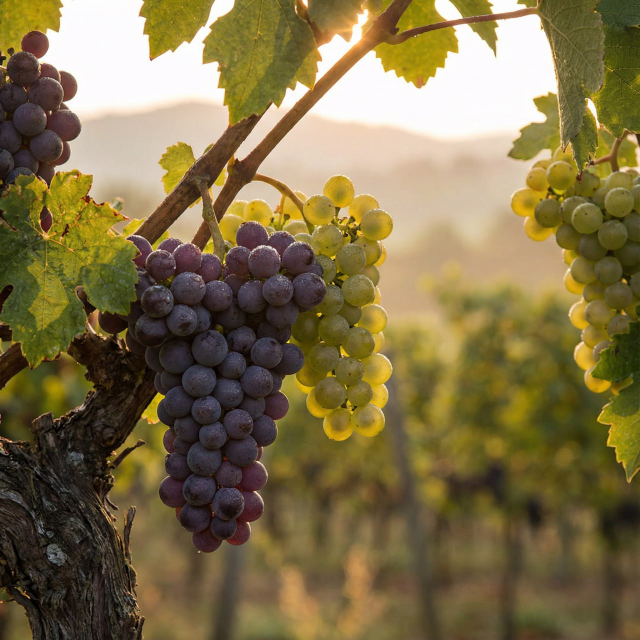
#> input picture aerospect-deployed-live/images/contact-vineyard.jpg, 1280 x 1280 px (shown at 1/2 size)
$ python -i build_seed_dataset.py   (imports and definitions only)
#> lines starting #> are read from the running program, lines starting #| are printed output that depends on the picture; after the words box and inside, x2 and y2 are one past the last pixel; in counts of white or black regions, pixels touching at a corner belong together
#> further down, picture is the input picture: shape (1280, 1280, 3); mean B, G, R 73.1, 112.6, 127.7
import argparse
import csv
import random
import shutil
from pathlib import Path

import cv2
import numpy as np


def ensure_dir(path: Path):
    path.mkdir(parents=True, exist_ok=True)


# [5 lines left out: function clear_dir, not called in this run]


def detect_cluster_boxes(image):
    hsv = cv2.cvtColor(image, cv2.COLOR_BGR2HSV)
#> hsv: shape (1280, 1280, 3); mean H, S, V 36.9, 123.5, 128.3
    h, w = image.shape[:2]
#> h = 1280; w = 1280

    red_mask = cv2.inRange(hsv, np.array([0, 40, 10]), np.array([20, 255, 150]))
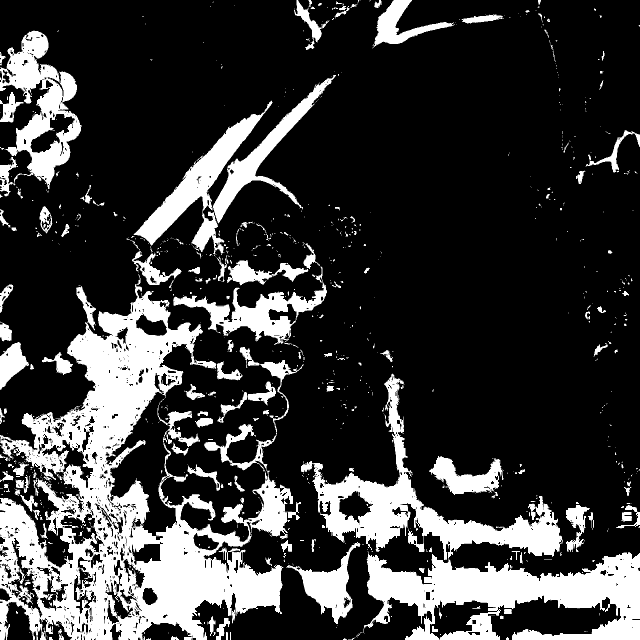
#> red_mask: shape (1280, 1280) (shown at 1/2 size); 22.8% white; 978 white regions (795 under 20 px), largest, box (x1, y1, x2, y2) and area: (0, 548, 607, 1280) 163015, (602, 747, 1280, 1280) 90248, (0, 61, 163, 393) 21647
    purple_mask = cv2.inRange(hsv, np.array([100, 25, 10]), np.array([179, 255, 170]))
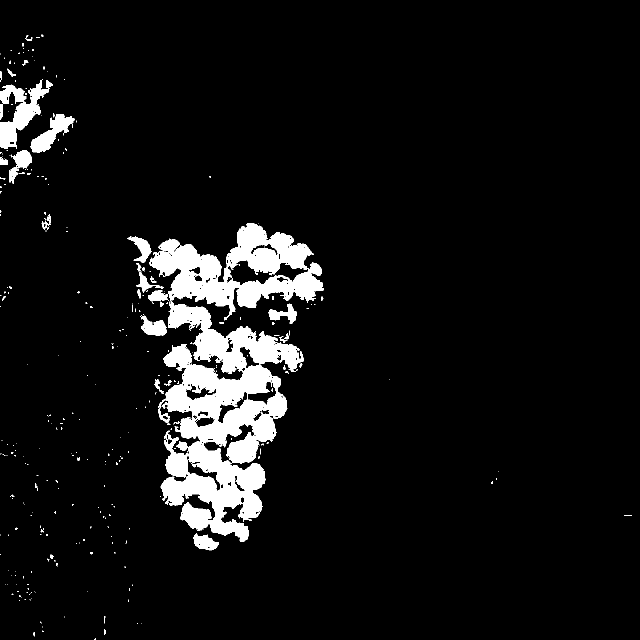
#> purple_mask: shape (1280, 1280) (shown at 1/2 size); 7% white; 345 white regions (298 under 20 px), largest, box (x1, y1, x2, y2) and area: (316, 603, 607, 1084) 65683, (298, 446, 648, 641) 29694, (0, 158, 106, 298) 5879
    dark_mask = cv2.inRange(hsv, np.array([0, 30, 0]), np.array([179, 255, 95]))
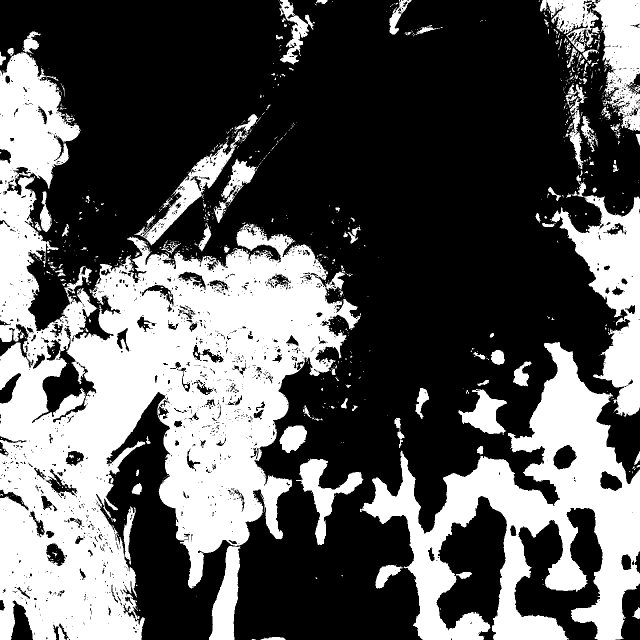
#> dark_mask: shape (1280, 1280) (shown at 1/2 size); 36% white; 950 white regions (807 under 20 px), largest, box (x1, y1, x2, y2) and area: (0, 96, 722, 1280) 358153, (720, 684, 1280, 1280) 123161, (1103, 350, 1280, 833) 31649
    mask = cv2.bitwise_or(cv2.bitwise_or(red_mask, purple_mask), dark_mask)
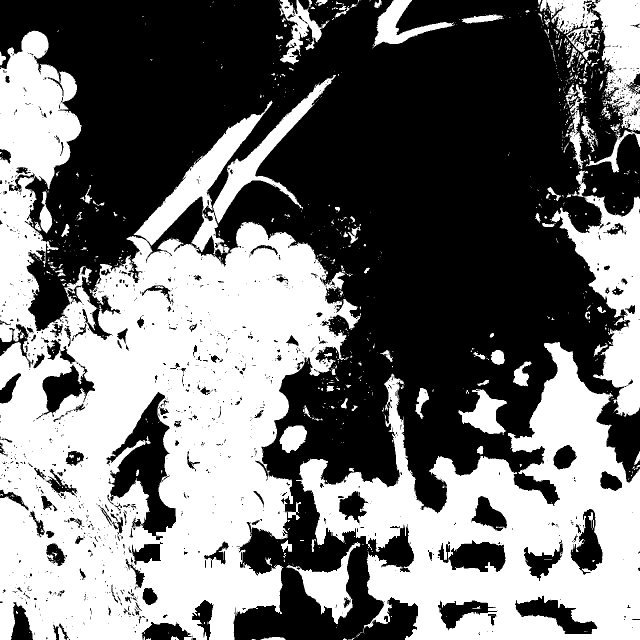
#> mask: shape (1280, 1280) (shown at 1/2 size); 45.2% white; 987 white regions (829 under 20 px), largest, box (x1, y1, x2, y2) and area: (0, 61, 722, 1280) 445652, (592, 684, 1280, 1280) 186173, (1103, 340, 1280, 833) 31909

    kernel = np.ones((5, 5), np.uint8)
    mask = cv2.morphologyEx(mask, cv2.MORPH_OPEN, kernel, iterations=1)
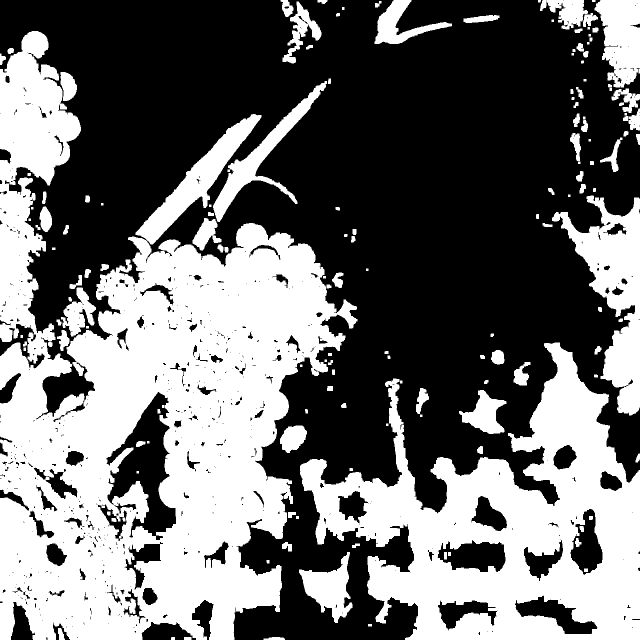
#> mask: shape (1280, 1280) (shown at 1/2 size); 43.3% white; 153 white regions, largest, box (x1, y1, x2, y2) and area: (0, 62, 715, 1280) 409883, (600, 685, 1280, 1280) 182734, (1104, 391, 1280, 831) 30387
    mask = cv2.morphologyEx(mask, cv2.MORPH_CLOSE, kernel, iterations=2)
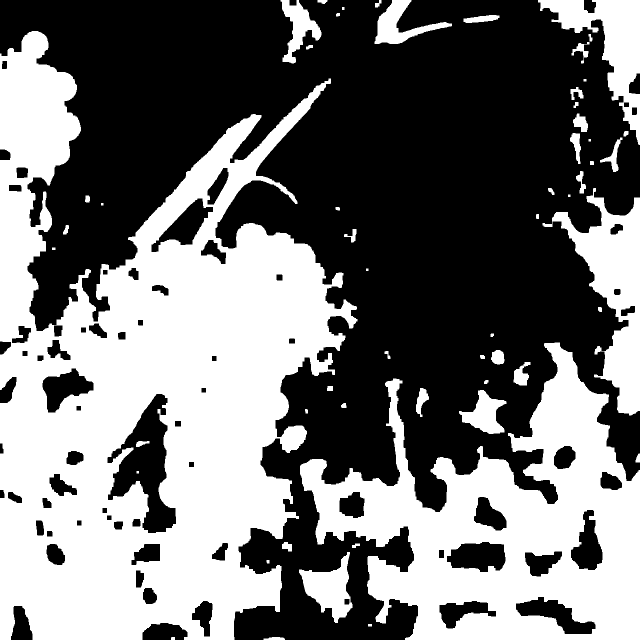
#> mask: shape (1280, 1280) (shown at 1/2 size); 45.1% white; 56 white regions, largest, box (x1, y1, x2, y2) and area: (0, 62, 715, 1280) 470191, (600, 685, 1280, 1280) 186949, (1085, 376, 1280, 831) 31921

    num_labels, labels, stats, _ = cv2.connectedComponentsWithStats(mask, connectivity=8)
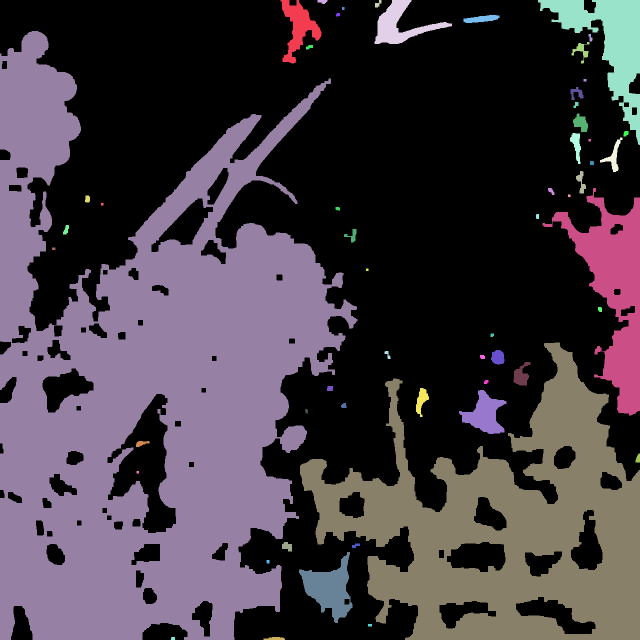
#> labels: shape (1280, 1280) int32 (shown at 1/2 size); 57 distinct labels, from 0 to 56; one colour per label, 0 black
#> num_labels = 57; stats = 57 rows, first 6: [0, 0, 1280, 1280, 899126], [561, 0, 82, 127, 4326], [635, 0, 20, 8, 117], [750, 0, 13, 15, 109], [749, 0, 155, 88, 4975], [1076, 0, 204, 290, 19748]
    boxes = []
    for i in range(1, num_labels):
        x, y, bw, bh, area = stats[i]
        touches_border = x <= 1 or y <= 1 or x + bw >= w - 1 or y + bh >= h - 1
        if touches_border:
            continue
        if area < 1500 or bw < 40 or bh < 40:
            continue
        aspect = bw / max(1, bh)
        if aspect < 0.2 or aspect > 4.0:
            continue
        pad_x = max(8, int(bw * 0.08))
        pad_y = max(8, int(bh * 0.08))
        x1 = max(0, x - pad_x)
        y1 = max(0, y - pad_y)
        x2 = min(w, x + bw + pad_x)
        y2 = min(h, y + bh + pad_y)
        boxes.append((x1, y1, x2, y2))
#> this loop made 56 passes
#> (x, y, bw, bh, area, touches_border) on passes 1 to 12: (561, 0, 82, 127, 4326, True), (635, 0, 20, 8, 117, True), (750, 0, 13, 15, 109, True), (749, 0, 155, 88, 4975, True), (1076, 0, 204, 290, 19748, True), (684, 14, 5, 6, 30, False), (672, 26, 8, 7, 50, False), (927, 30, 72, 16, 747, False), (0, 62, 715, 1218, 470191, True), (1177, 68, 8, 15, 77, False), (1143, 84, 36, 43, 488, False), (612, 90, 14, 9, 89, False)
#> (x, y, bw, bh, area, touches_border, aspect, pad_x) on passes 44, 52: (918, 780, 95, 88, 4186, False, 1.08, 8), (598, 1104, 107, 142, 7196, False, 0.754, 8)
#> after the loop, boxes = [(910, 772, 1021, 876), (590, 1093, 713, 1257)]

    return sorted(boxes, key=lambda b: (b[0], b[1]))


# [115 lines left out: functions count_visible_berries, yolo_line, main, not called in this run]


# [2 lines not run here, left out]

>>> import cv2
>>> picture = cv2.imread('../aerospect-deployed-live/images/contact-vineyard.jpg')
>>> result = detect_cluster_boxes(picture)
#> result = [(590, 1093, 713, 1257), (910, 772, 1021, 876)]

$ run again, on aerospect-deployed-live/images/sample-rgb.jpg
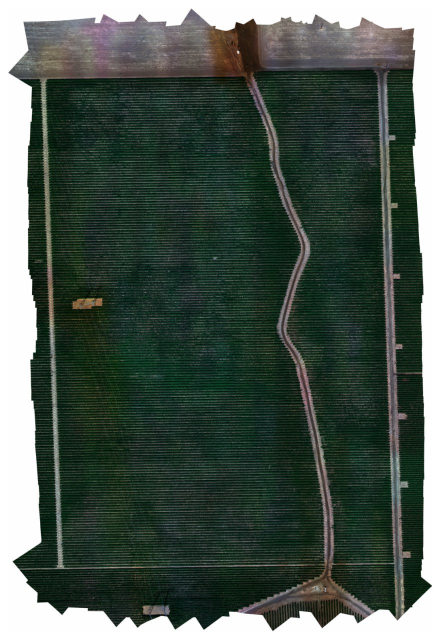
#> input picture aerospect-deployed-live/images/sample-rgb.jpg, 881 x 1280 px (shown at 1/2 size)
#> picture is the input picture: shape (1280, 881, 3); mean B, G, R 81.1, 89.5, 77
#> hsv: shape (1280, 881, 3); mean H, S, V 59.4, 95.5, 90.8
#> in detect_cluster_boxes, `red_mask = cv2.inRange(hsv, np.array([0, 40, 10]), np.array([20, 255, ..`:
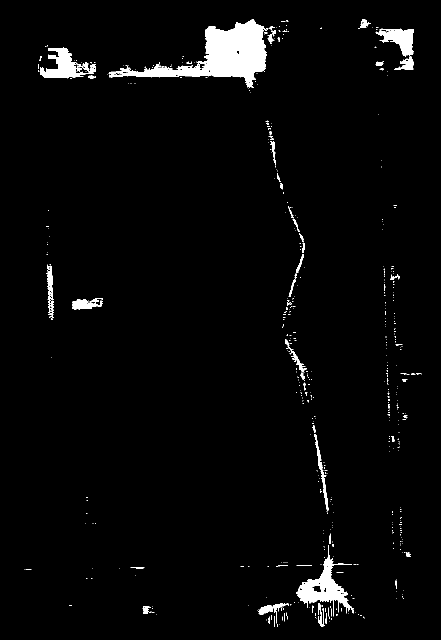
#> red_mask: shape (1280, 881) (shown at 1/2 size); 2.9% white; 530 white regions (471 under 20 px), largest, box (x1, y1, x2, y2) and area: (217, 38, 534, 176) 14834, (592, 1090, 708, 1233) 4588, (79, 95, 192, 156) 3124
#> purple_mask: shape (1280, 881); 1.9% white; 598 white regions (505 under 20 px), largest, box (x1, y1, x2, y2) and area: (128, 30, 279, 156) 6203, (758, 88, 804, 147) 1650, (593, 730, 625, 850) 1321
#> dark_mask: shape (1280, 881); 69% white; 4122 black regions (3805 under 20 px), largest, box (x1, y1, x2, y2) and area: (0, 0, 881, 1280) 306255, (503, 150, 679, 1136) 14781, (145, 596, 205, 618) 986
#> in detect_cluster_boxes, `num_labels, labels, stats, _ = cv2.connectedComponentsWithStats(mask, ..`:
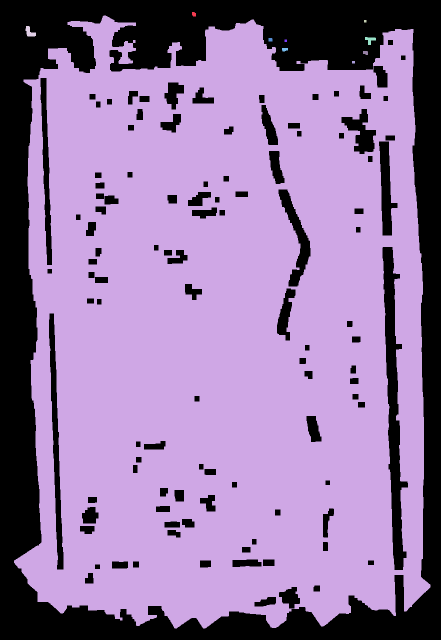
#> labels: shape (1280, 881) int32 (shown at 1/2 size); 11 distinct labels, from 0 to 10; one colour per label, 0 black
#> num_labels = 11; stats = [[0, 0, 881, 1280, 324993], [384, 24, 8, 9, 63], [28, 31, 833, 1226, 801913], [728, 40, 5, 5, 25], [51, 52, 21, 21, 251], [730, 74, 22, 16, 184], [537, 76, 8, 7, 55], [569, 79, 5, 5, 25], [564, 96, 12, 7, 72], [726, 102, 10, 8, 69], [704, 122, 6, 5, 30]]
#> the loop in detect_cluster_boxes, `for i in range(1, num_labels):` made 10 passes
#> after the loop in detect_cluster_boxes, `for i in range(1, num_labels):`: boxes = [(0, 0, 881, 1280)]
